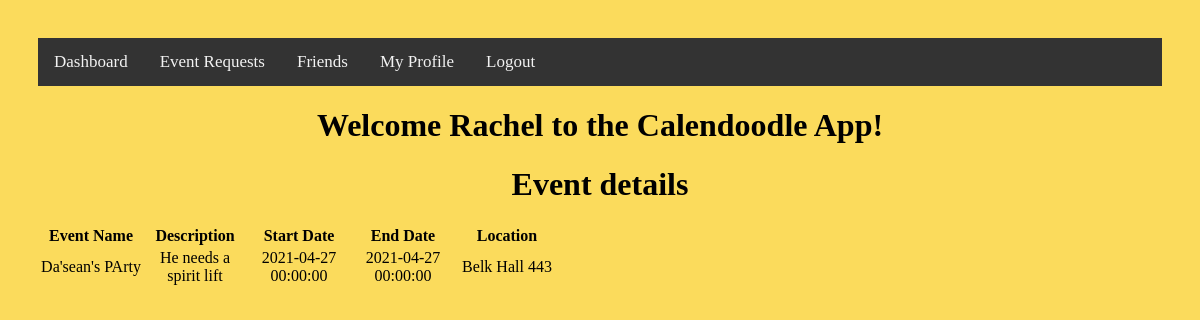
The app's page /events/1 (signed in) with its own data.
### models.py (models this page shows, shortened)
class Event(db.Model):
    id = db.Column(db.Integer, primary_key=True)
    name = db.Column(db.String(50), nullable=False)
    start_date = db.Column(db.DateTime, nullable=False)
    end_date = db.Column(db.DateTime, nullable=False)
    date_posted = db.Column(db.DateTime, nullable=False)
    location = db.Column(db.String(100), nullable=False)
    description = db.Column(db.String(1000), nullable=False)
    color = db.Column(db.String(20), nullable=False)
    is_public = db.Column(db.Integer)
    user_id = db.Column(db.Integer, db.ForeignKey("user.id"), nullable=False)

### flask_jubjub.py (the view)
@app.route('/events/<event_id>')
def get_event(event_id):
    if session.get('user'):
        my_event = db.session.query(Event).filter_by(id=event_id).one()
        return render_template('event.html', event=my_event, user=session['user'])
    else:
        return redirect(url_for('login'))

### templates/event.html (shortened to what this page needs)
<!DOCTYPE html>
<html lang="en">
    <head>
        <link rel="stylesheet" href="{{ url_for('static', filename='main.css') }}">
        <link rel="stylesheet" href="{{ url_for('static', filename='forms.css') }}">
    </head>
    <body>
        <div class="topnav">
                <a href="{{ url_for('get_events') }}">Dashboard</a>
                <a href="{{ url_for('get_events') }}">Event Requests</a>
                <a>Friends</a>
                <a href="{{ url_for('get_profile') }}">My Profile</a>
            {% if user %}
                    <a href="{{ url_for('logout') }}">Logout</a>
            {% else %}
                    <a href="{{ url_for('login') }}">Sign In</a>
            {% endif %}
        </div>
        <h1>Welcome {{ user }} to the Calendoodle App!</h1>
        <h1>Event details</h1>
        <table>
            <tr>
                <th>Event Name</th>
                <th>Description</th>
                <th>Start Date</th>
                <th>End Date</th>
                <th>Location</th>
            </tr>
            <tr>
                <td>{{ event.name }}</td>
                <td>{{ event.description }}</td>
                <td>{{ event.start_date }}</td>
                <td>{{ event.end_date }}</td>
                <td>{{ event.location }}</td>
            </tr>
        </table>
    </body>
</html>

### static/main.css (style rules this page uses)
body { padding: 30px 30px; background: #fbdb5c; }
h1 { color: black; text-align: center; }
.topnav { overflow: hidden; background-color: #333; }
.topnav a { float: left; color: #f2f2f2; text-align: center; padding: 14px 16px; text-decoration: none; font-size: 17px; }
.tableFormat tr, td { width: 100px; text-align: center; margin-left: auto; margin-right: auto; border-color: #4d5060; }

### records on screen
Event: name "Da'sean's PArty", description "He needs a spirit lift", start_date "2021-04-27 00:00:00", end_date "2021-04-27 00:00:00", location "Belk Hall 443"

### other values on screen
{{ user }} "Rachel"
